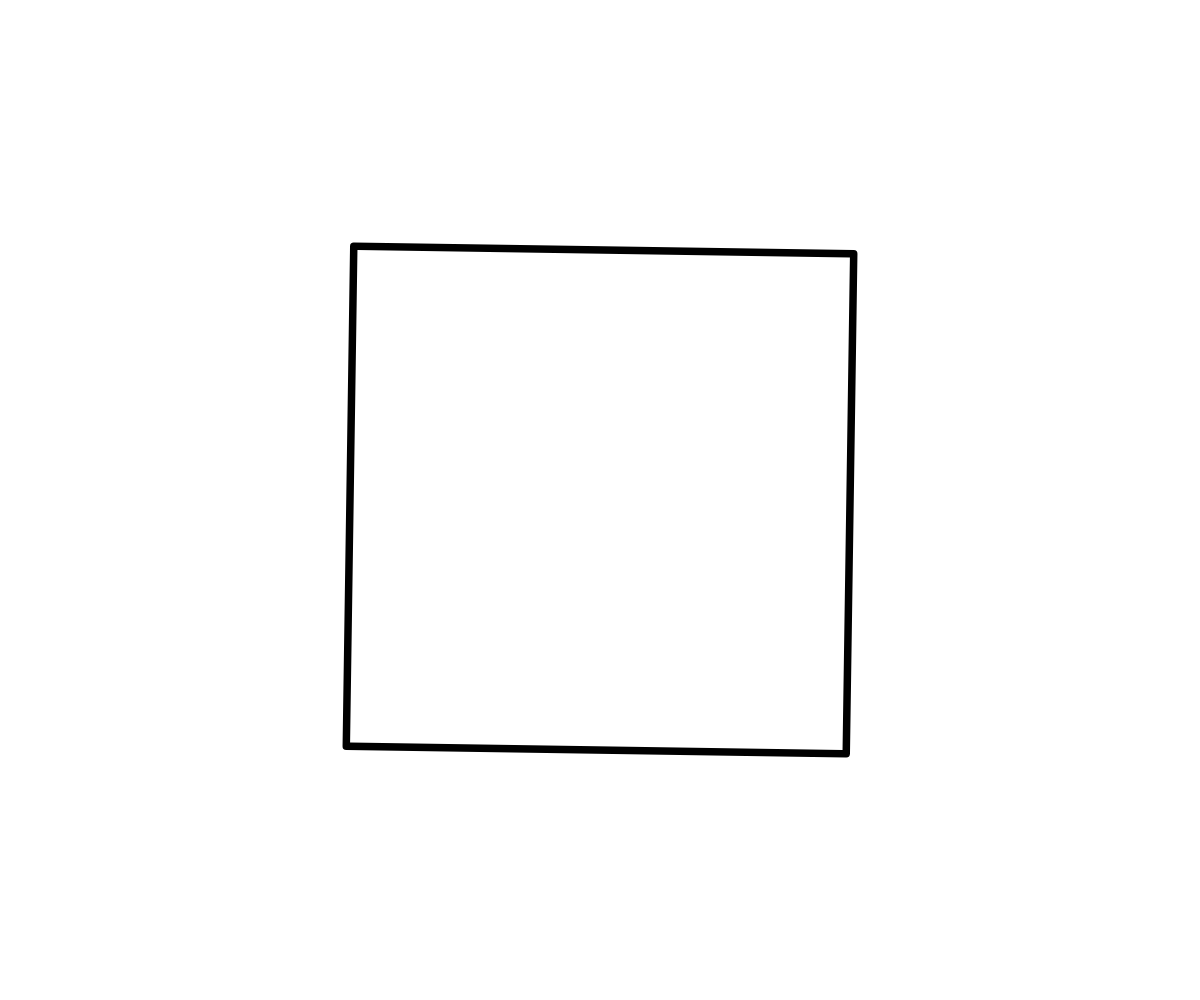
Frame 1 (no input)
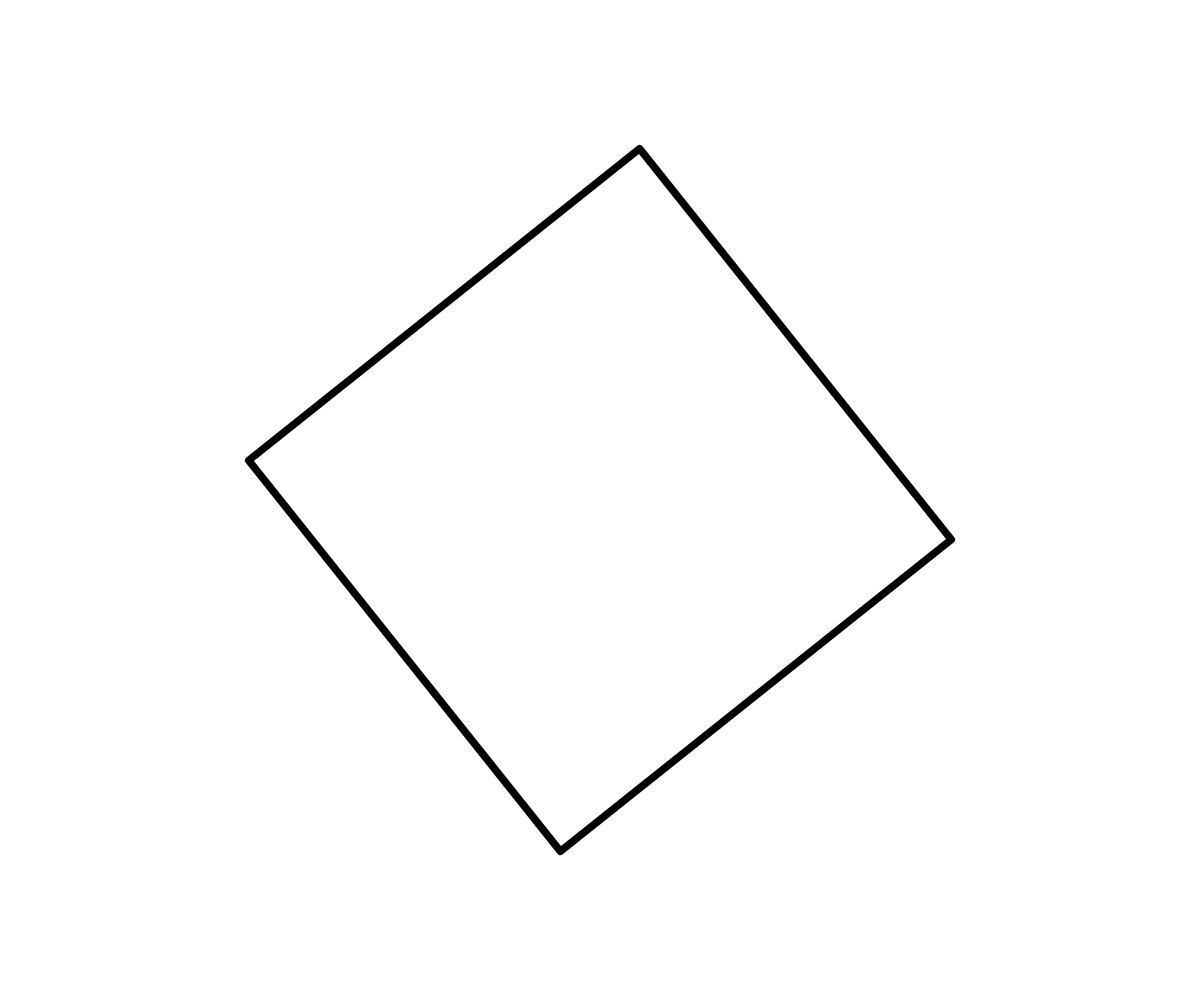
Frame 60 (no input)
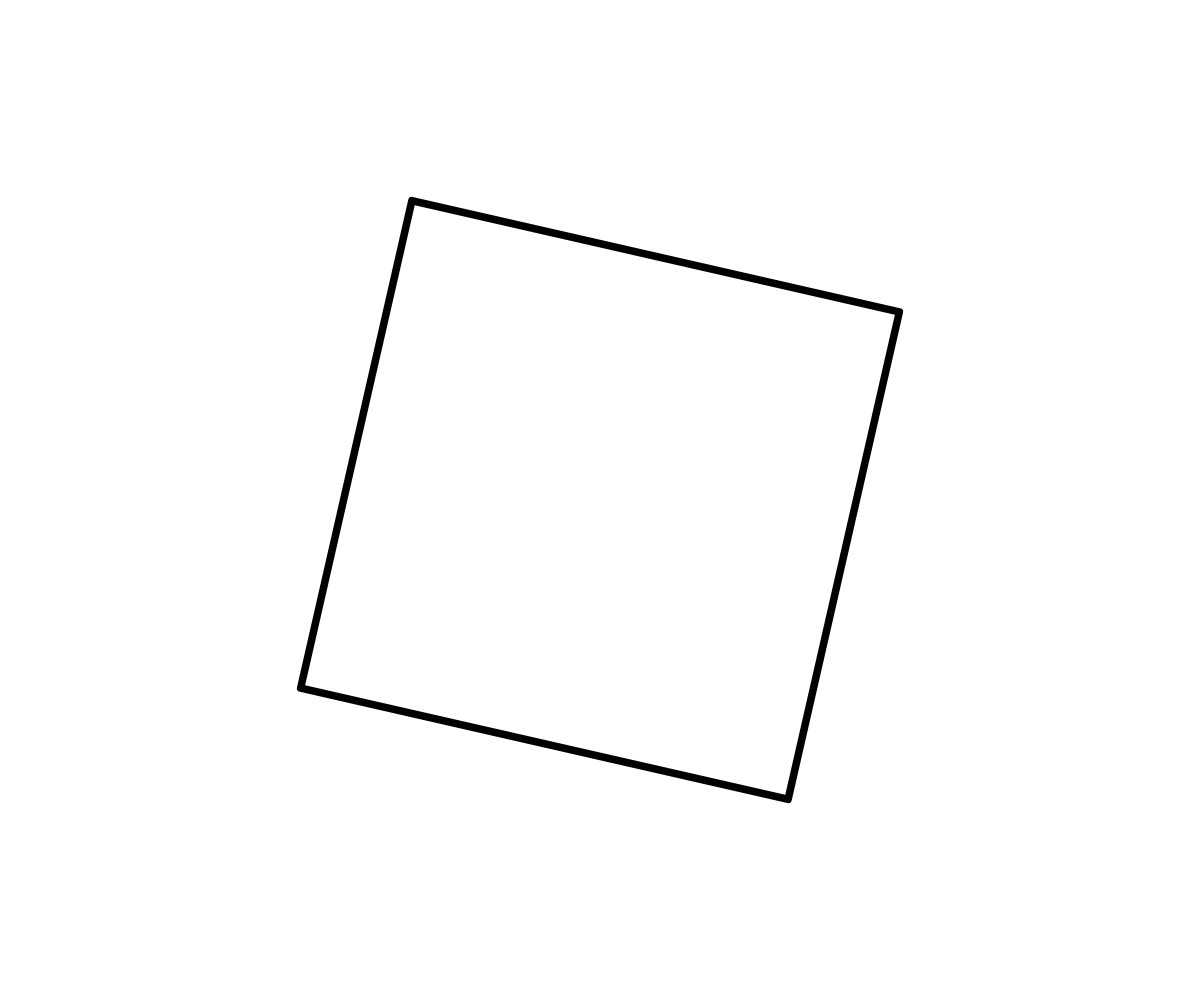
Frame 120 (the mouse pressed at the canvas centre since frame 60)

The p5.js sketch that drew these frames (run headless with seeded random() and noise() and a simulated clock; from frame 60 on, the mouse is pressed at the canvas centre):

// p5.js sketch
// ── sketch.js
function setup () {
  createCanvas(windowWidth, windowHeight);
}

function windowResized () {
  resizeCanvas(windowWidth, windowHeight);
}

function draw(){
  background(255);
  
  let size = height/2;
  
  strokeJoin(ROUND);
  strokeWeight(size * 0.015);
  stroke(0);
  noFill();
  
  let time = millis() / 1000;
  let duration = 7;
  let playhead = time / duration % 1;
  let rotation = playhead * PI * 2;
  
  let x = width / 2;
  let y = height / 2;
  
  push();
  translate(x, y);
  rotate(rotation);
  
  rectMode(CENTER);
  rect(0, 0, size, size);

  pop();
}
